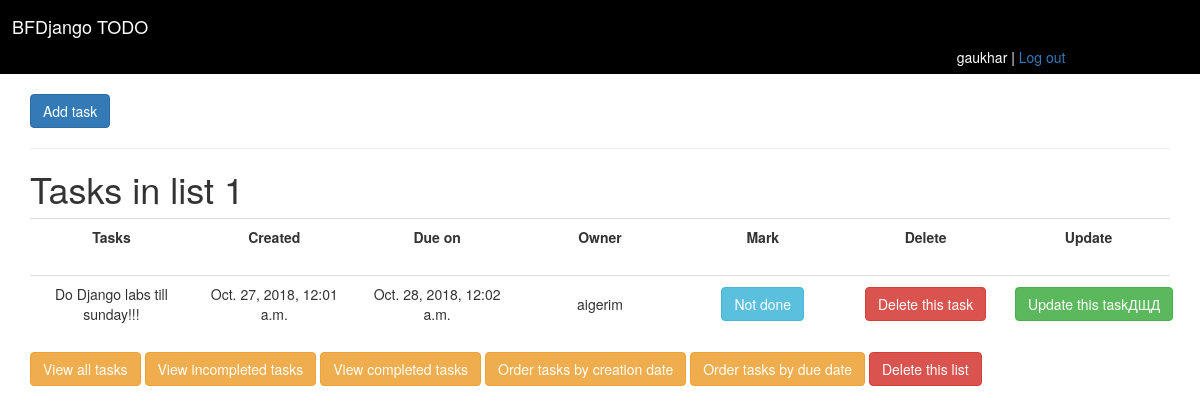
The app's page /cbv/tasks/ (signed in) with its own data.
### cbv/models.py (models this page shows, shortened)
class Task(models.Model):
    title = models.CharField(max_length=100)
    created = models.DateTimeField()
    due_to = models.DateTimeField()
    owner = models.ForeignKey(User,on_delete=models.CASCADE, related_name = 'cbv_tasks')
    objects = TaskManager()
    mark = models.BooleanField();

### cbv/views/task.py (the view)
# urls.py: path('tasks/', views.TaskListView.as_view(), name='task_list'),
class TaskListView(LoginRequiredMixin, ListView):
    model = Task
    context_object_name = 'tasks'

### cbv/templates/cbv/task_list.html
{% extends 'base.html' %}
{% block body %}
		<a href="{% url 'cbv:task_create' %}" class="btn btn-primary">Add task</a>
	<hr><h1>Tasks in list 1</h1>
	<table class="table table-hover equal-width-cols">
    <tr>
      <th scope="col" class>Tasks</th>
      <th scope="col">Created</th>
      <th scope="col">Due on</th>
      <th scope="col">Owner</th>
       <th scope="col">Mark</th>
       <th scope="col">Delete</th>
       <th scope="col">Update</th>
    </tr>
</table>
<table class="table table-hover equal-width-cols">
	{% for curtask in tasks %}
	<tr>
			<td class = "centered">{{curtask.title}}</td>
			<td class = "centered">{{curtask.created}}</td>
			<td class = "centered">{{curtask.due_to}}</td>
			<td class = "centered">{{curtask.owner}}</td>
			{% if curtask.mark == True %}
			<td class = "centered"><a class="btn btn-info" href="">Done</a></td>
			{% else %}
			<td class = "centered"><a href="{% url 'task_done' curtask.id %}" class="btn btn-info">Not done</a></td>
			{% endif %}
			<td class = "centered"><a href="{% url 'cbv:task_delete' curtask.id %}" class="btn btn-danger">Delete this task</a></td>
			<td class = "centered"><a href="{% url 'cbv:task_update' curtask.id %}" class="btn btn-success">Update this taskДЩД</a></td>
		</tr>
		{% endfor %}
</table>
	<a href="{% url 'cbv:task_list' %}" class="btn btn-warning">View all tasks</a>
 	<a href="{% url 'incompleted' %}" class="btn btn-warning">View incompleted tasks</a>
	<a href="{% url 'completed' %}" class="btn btn-warning">View completed tasks</a>
	<a href="{% url 'creation' %}" class="btn btn-warning">Order tasks by creation date</a>
	 <a href="{% url 'due_order' %}" class="btn btn-warning">Order tasks by due date</a>
	 <a href="{% url 'delete_list' %}" class="btn btn-danger">Delete this list</a>
{% endblock %}

### cbv/templates/base.html (shortened to what this page needs)
{% load static %}
<!DOCTYPE html>
<html>
<head>
	<link rel="stylesheet" type="text/css" href="{% static 'css/bootstrap1.css'%}">
	<link rel="stylesheet" type="text/css" href="{% static 'css/mycustom.css' %}">
</head>
<body>
<div class="jumbotron">
	<h4>BFDjango TODO </h4>
	  {% if user.is_authenticated %}
	<span class="users">{{user.username}} |
	<a href="{% url 'logout' %}" >Log out</a></span>
	   {% else %}
	  <a href="{% url 'register' %} " class='users'>Sign Up</a>
	      {% endif %}
</div>
<div class="container">
{% block body %}
{% endblock %}
</div>
</body>
</html>

### main/static/css/mycustom.css (style rules this page uses)
.jumbotron { background-color: black; margin-bottom: 20px; color:white; padding:7px; padding-left: 12px; }
.users { padding-left: 80%; }
.equal-width-cols { width: 100%; table-layout: fixed; }
.equal-width-cols td { width: 100%; text-align:center; }

### records on screen
Task: title "Do Django labs till sunday!!!", created "Oct. 27, 2018, 12:01 a.m.", due_to "Oct. 28, 2018, 12:02 a.m.", owner "aigerim", mark "Not done"

### other values on screen
{{ user.username }} "gaukhar"
